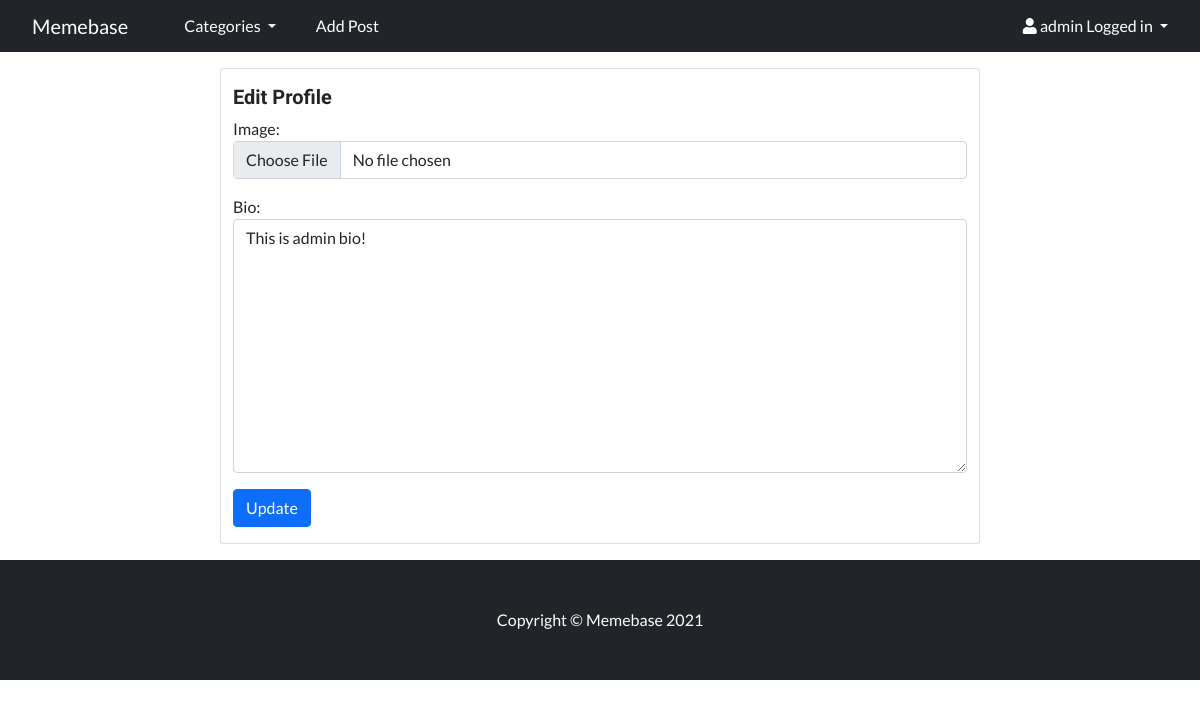
The page /members/1/edit_profile/ (signed in) on the database as committed earlier.
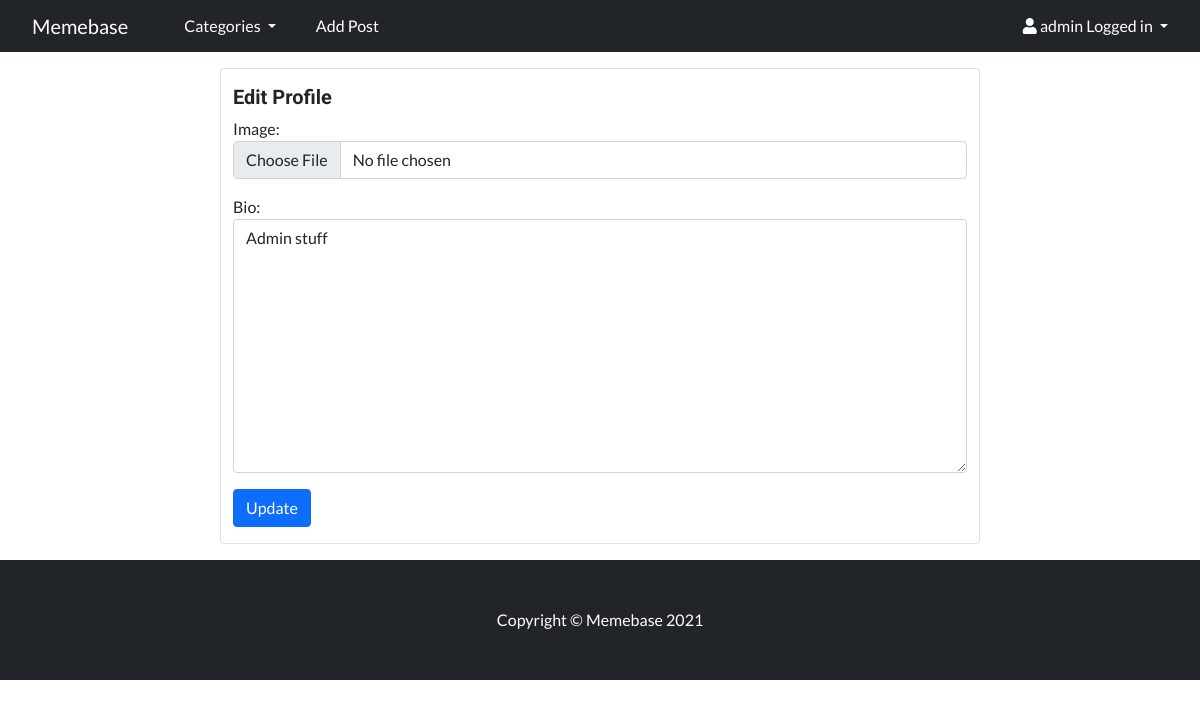
The same page on the database as committed later.
### memeblog/models.py (models this page shows, shortened)
class UserProfile(models.Model):
    user = models.OneToOneField(User, null=True, on_delete=models.CASCADE)
    bio = models.TextField()
    profile_pic = CloudinaryField('image', default='default')

### members/views.py (the view)
# urls.py: path('<int:pk>/edit_profile/', EditProfilePageView.as_view(), name='edit_profile_page'),
class EditProfilePageView(generic.UpdateView):
    model = UserProfile
    form_class = EditProfilePageForm
    template_name = 'registration/edit_profile_page.html'
    success_url = reverse_lazy('home')

### members/forms.py
class EditProfilePageForm(forms.ModelForm):
    class Meta:
        model = UserProfile
        fields = ('profile_pic', 'bio')
        widgets = {
            'profile_pic': forms.FileInput(attrs={'class': 'form-control'}),
            'bio': forms.Textarea(attrs={'class': 'form-control'}),
        }

### memeblog/views.py (called while the page is built)
def category_list(request):
    category_list = Category.objects.all()
    context = {
        'category_list': category_list
    }
    return context

### templates/registration/edit_profile_page.html (shortened to what this page needs)
{% extends "base.html" %}
{% block content %}
{% load cloudinary %}
<div class="container">
    <div class="row">
        {% if user.is_authenticated %}
            {% if user.id == userprofile.user.id %}
                <div class="col-md-8 mt-3 mb-3 offset-md-2 card">
                    <form method="POST" enctype="multipart/form-data">
                        <h5 class="mt-3">Edit Profile</h5>
                        {{ form.as_p }}
                        <input class="btn btn-primary mb-3" type="submit" value="Update">
                    </form>
                </div>
            {% else %}
                <h2>Sorry you cannot Edit this profile</h2>
            {% endif %}
        {% else %}
            <h2>Sorry you need to be logged in to Edit this profile</h2>
        {% endif %}
    </div>
</div>
{% endblock %}

Rows that differ between the two databases and show on the page:
changed UserProfile: bio "This is admin bio!" → "Admin stuff"
